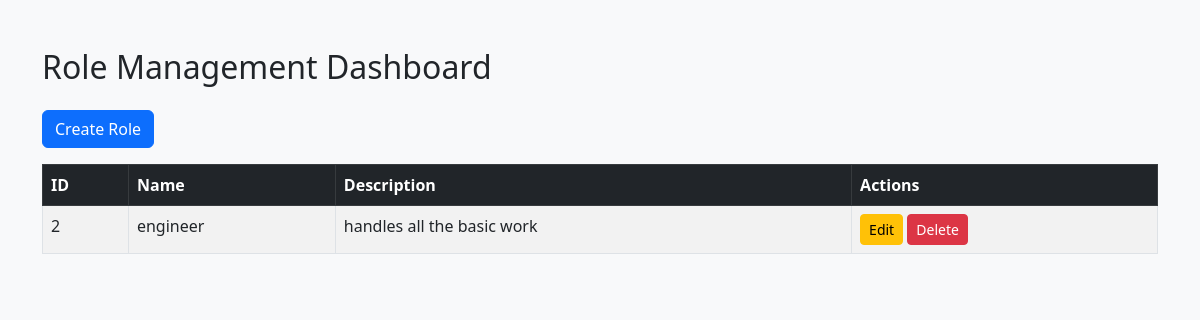
Before: / with the older database file.
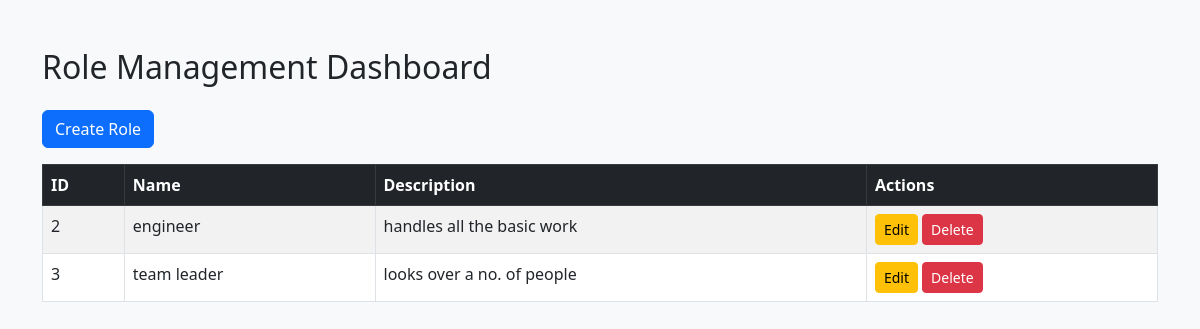
After: the same page with the newer database file.
### tables this page shows
CREATE TABLE roles (
                 id INTEGER PRIMARY KEY AUTOINCREMENT,
                 name TEXT NOT NULL, 
                 description TEXT
                 );

### app.py (the view)
@app.route('/')
def index():
    conn = get_db_connection()
    roles = conn.execute('SELECT * FROM roles').fetchall()
    conn.close()
    return render_template('index.html', roles=roles)

### app.py (called while the page is built)
def get_db_connection():
    conn = sqlite3.connect('database.db')
    conn.row_factory = sqlite3.Row
    return conn

### templates/index.html (shortened to what this page needs)
<!DOCTYPE html>
<html>
<head>
    <link href="https://cdn.jsdelivr.net/npm/bootstrap@5.3.0/dist/css/bootstrap.min.css" rel="stylesheet">
</head>
<body class="bg-light">
<div class="container mt-5">
    <h2 class="mb-4">Role Management Dashboard</h2>
    <a href="/create" class="btn btn-primary mb-3">Create Role</a>
    <table class="table table-bordered table-striped">
        <thead class="table-dark">
            <tr>
                <th>ID</th>
                <th>Name</th>
                <th>Description</th>
                <th>Actions</th>
            </tr>
        </thead>
        <tbody>
        {% for role in roles %}
            <tr>
                <td>{{ role.id }}</td>
                <td>{{ role.name }}</td>
                <td>{{ role.description }}</td>
                <td>
                    <a href="/update/{{ role.id }}" class="btn btn-warning btn-sm">Edit</a>
                    <a href="/delete/{{ role.id }}"
                       class="btn btn-danger btn-sm"
                       onclick="return confirm('Are you sure you want to delete this role?');">
                       Delete
                    </a>
                </td>
            </tr>
        {% endfor %}
        </tbody>
    </table>
</div>
</body>
</html>

Changed rows visible on the page:
added roles: id "3", name "team leader", description "looks over a no. of people"
